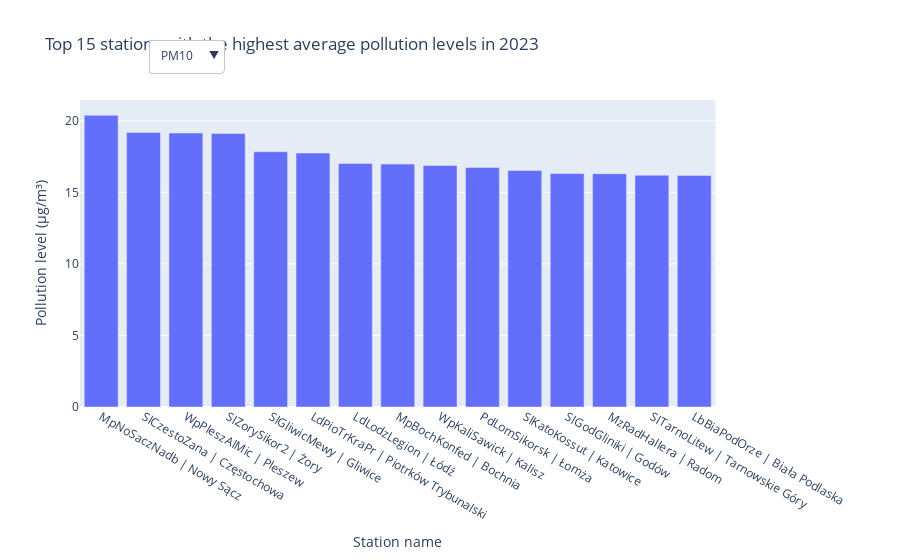

Notebook code for this chart:
### Markdown cell above
##### **6.3 Highest average PM10 & PM2.5 pollution levels for 2023**

### Code cell
import pandas as pd
from plotly.subplots import make_subplots
from plotly.subplots import make_subplots

mean_values_pm10 = data_sensor_pm10.drop(columns=['Date']).mean()
sorted_mean_values_pm10 = mean_values_pm10.sort_values(ascending=False)
top_mean_values_pm10 = sorted_mean_values_pm10[:15]

mean_values_pm25 = data_sensor_pm25.drop(columns=['Date']).mean()
sorted_mean_values_pm25 = mean_values_pm25.sort_values(ascending=False)
top_mean_values_pm25 = sorted_mean_values_pm25[:15]

fig = make_subplots(specs=[[{"secondary_y": True}]])
fig.add_trace(
    go.Bar(
        x=top_mean_values_pm10.index,
        y=top_mean_values_pm10,
        name='PM10',
        visible=False
    ),
    secondary_y=False
)

fig.add_trace(
    go.Bar(
        x=top_mean_values_pm25.index,
        y=top_mean_values_pm25,
        name='PM2.5',
    ),
    secondary_y=False
)

fig.update_layout(
    title='Top 15 stations with the highest average pollution levels in 2023',
    xaxis=dict(title='Station name'),
    yaxis=dict(title='Pollution level (µg/m³)'),
    barmode='group',
    legend=dict(x=0.1, y=1.1, orientation='h'),
    updatemenus=[
        dict(
            buttons=[
                dict(
                    label='PM10',
                    method='update',
                    args=[{'visible': [True, False]}, {'title': 'Top 15 stations with the highest average PM10 pollution levels in 2023'}]
                ),
                dict(
                    label='PM2.5',
                    method='update',
                    args=[{'visible': [False, True]}, {'title': 'Top 15 stations with the highest average PM2.5 pollution levels in 2023'}]
                )
            ],
            direction='down',
            showactive=True,
            x=0.1,
            xanchor='left',
            y=1.2,
            yanchor='top'
        )
    ]
)

fig.show()

### Figure 1 — Plotly figure (JSON) as saved in the notebook; plotly's stock layout.template omitted (floating-point values rounded to 4 significant figures)
{"data": [{"name": "PM10", "type": "bar", "visible": false, "x": ["LdLodzLegion | Łódź", "DsNowRudJezi | Nowa Ruda", "WpPleszAlMic | Pleszew", "LdZduWoKrole | Zduńska Wola", "LdRadomsRoln | Radomsko", "MpSuchaNiesz | Sucha Beskidzka", "LdBrzeReform | Brzeziny", "LdLodzRudzka | Łódź", "LdPioTrKraPr | Piotrków Trybunalski", "SlZywieKoper | Żywiec", "SlPszczBoged", "LdSkierKonop | Skierniewice", "MpNoTargAlTy | Nowy Targ", "WpPilaKusoci | Piła", "MpZabieWapie | Zabierzów"], "xaxis": "x", "y": [34.89, 31.51, 30.62, 29.58, 29.53, 28.83, 28.27, 28.2, 27.92, 27.92, 27.86, 27.3, 27.27, 27.26, 27.06], "yaxis": "y"}, {"name": "PM2.5", "type": "bar", "x": ["MpNoSaczNadb | Nowy Sącz", "SlCzestoZana | Częstochowa", "WpPleszAlMic | Pleszew", "SlZorySikor2 | Żory", "SlGliwicMewy | Gliwice", "LdPioTrKraPr | Piotrków Trybunalski", "LdLodzLegion | Łódź", "MpBochKonfed | Bochnia", "WpKaliSawick | Kalisz", "PdLomSikorsk | Łomża", "SlKatoKossut | Katowice", "SlGodGliniki | Godów", "MzRadHallera | Radom", "SlTarnoLitew | Tarnowskie Góry", "LbBiaPodOrze | Biała Podlaska"], "xaxis": "x", "y": [20.39, 19.18, 19.15, 19.12, 17.84, 17.75, 17.02, 16.98, 16.88, 16.74, 16.53, 16.32, 16.3, 16.2, 16.18], "yaxis": "y"}], "layout": {"barmode": "group", "legend": {"orientation": "h", "x": 0.1, "y": 1.1}, "title": {"text": "Top 15 stations with the highest average pollution levels in 2023"}, "updatemenus": [{"buttons": [{"args": [{"visible": [true, false]}, {"title": "Top 15 stations with the highest average PM10 pollution levels in 2023"}], "label": "PM10", "method": "update"}, {"args": [{"visible": [false, true]}, {"title": "Top 15 stations with the highest average PM2.5 pollution levels in 2023"}], "label": "PM2.5", "method": "update"}], "direction": "down", "showactive": true, "x": 0.1, "xanchor": "left", "y": 1.2, "yanchor": "top"}], "xaxis": {"anchor": "y", "domain": [0, 0.94], "title": {"text": "Station name"}}, "yaxis": {"anchor": "x", "domain": [0, 1], "title": {"text": "Pollution level (µg/m³)"}}, "yaxis2": {"anchor": "x", "overlaying": "y", "side": "right"}}}
